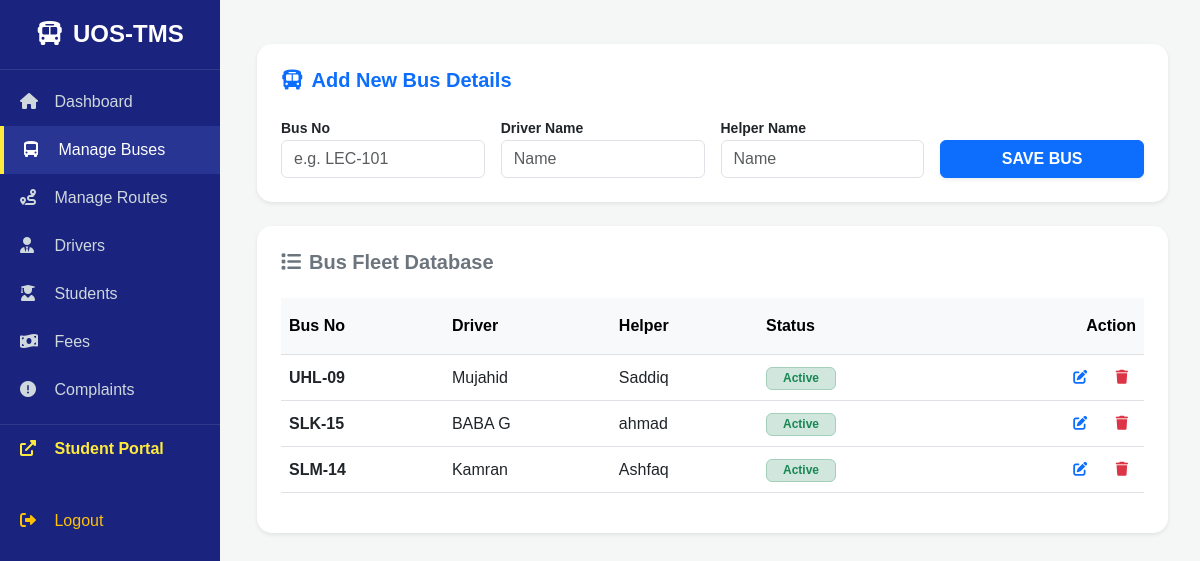
Page /add_bus.php on the committed database.
### tables this page shows
CREATE TABLE `buses` (
  `id` int(11) NOT NULL,
  `bus_no` varchar(50) NOT NULL,
  `driver_name` varchar(100) DEFAULT NULL,
  `helper_name` varchar(100) DEFAULT NULL,
  `status` varchar(20) DEFAULT 'Active'
);

### add_bus.php (the view, shortened to what this page needs)
<?php
include('db_connect.php');
include('header.php');
$edit_mode = false;
$bus_no_val = "";
$driver_val = "";
$helper_val = "";
?>
<div class="container-fluid py-4">
    <div class="card border-0 shadow-sm p-4 mb-4" style="border-radius: 15px;">
        <h5 class="fw-bold text-primary mb-4">
            <i class="fas fa-bus me-2"></i><?php echo $edit_mode ? "Edit Bus Details" : "Add New Bus Details"; ?>
        </h5>
        <form method="POST">
            <div class="row g-3">
                <div class="col-md-3">
                    <label class="small fw-bold">Bus No</label>
                    <input type="text" name="bus_no" class="form-control" placeholder="e.g. LEC-101" value="<?php echo $bus_no_val; ?>" required>
                </div>
                <div class="col-md-3">
                    <label class="small fw-bold">Driver Name</label>
                    <input type="text" name="driver_name" class="form-control" placeholder="Name" value="<?php echo $driver_val; ?>" required>
                </div>
                <div class="col-md-3">
                    <label class="small fw-bold">Helper Name</label>
                    <input type="text" name="helper_name" class="form-control" placeholder="Name" value="<?php echo $helper_val; ?>" required>
                </div>
                <div class="col-md-3">
                    <label class="text-white d-block">.</label>
                    <button type="submit" name="save_bus" class="btn <?php echo $edit_mode ? 'btn-success' : 'btn-primary'; ?> w-100 fw-bold shadow-sm">
                        <?php echo $edit_mode ? "UPDATE BUS" : "SAVE BUS"; ?>
                    </button>
                </div>
            </div>
        </form>
    </div>
    <div class="card border-0 shadow-sm p-4" style="border-radius: 15px;">
        <h5 class="fw-bold mb-4 text-secondary"><i class="fas fa-list me-2"></i>Bus Fleet Database</h5>
        <div class="table-responsive">
            <table class="table table-hover align-middle">
                <thead class="table-light">
                    <tr>
                        <th class="py-3">Bus No</th>
                        <th class="py-3">Driver</th>
                        <th class="py-3">Helper</th>
                        <th class="py-3">Status</th>
                        <th class="py-3 text-end">Action</th>
                    </tr>
                </thead>
                <tbody>
                    <?php
                    $res = mysqli_query($conn, "SELECT * FROM buses ORDER BY id DESC");
                    if(mysqli_num_rows($res) > 0){
                        while($row = mysqli_fetch_assoc($res)){
                            echo "<tr>
                                    <td class='fw-bold text-dark'>".$row['bus_no']."</td>
                                    <td>".$row['driver_name']."</td>
                                    <td>".$row['helper_name']."</td>
                                    <td><span class='badge bg-success-subtle text-success border border-success-subtle px-3'>".$row['status']."</span></td>
                                    <td class='text-end'>
                                        <a href='add_bus.php?edit_bus=".$row['id']."' class='btn btn-sm btn-outline-primary border-0 me-2'><i class='fas fa-edit'></i></a>
                                        <a href='add_bus.php?del_bus=".$row['id']."' class='btn btn-sm btn-outline-danger border-0' onclick='return confirm(\"Are you sure? This will delete all related records.\")'><i class='fas fa-trash'></i></a>
                                    </td>
                                  </tr>";
                        }
                    } else {
                        echo "<tr><td colspan='5' class='text-center py-4 text-muted'>No buses registered yet.</td></tr>";
                    }
                    ?>
                </tbody>
            </table>
        </div>
    </div>
</div>

### header.php (style rules this page uses)
body { margin: 0; padding: 0; background-color: #f4f7f6; font-family: 'Poppins', sans-serif; }

### rows in the picture
buses: bus_no "UHL-09", driver_name "Mujahid", helper_name "Saddiq", status "Active"
buses: bus_no "SLK-15", driver_name "BABA G", helper_name "ahmad", status "Active"
buses: bus_no "SLM-14", driver_name "Kamran", helper_name "Ashfaq", status "Active"
